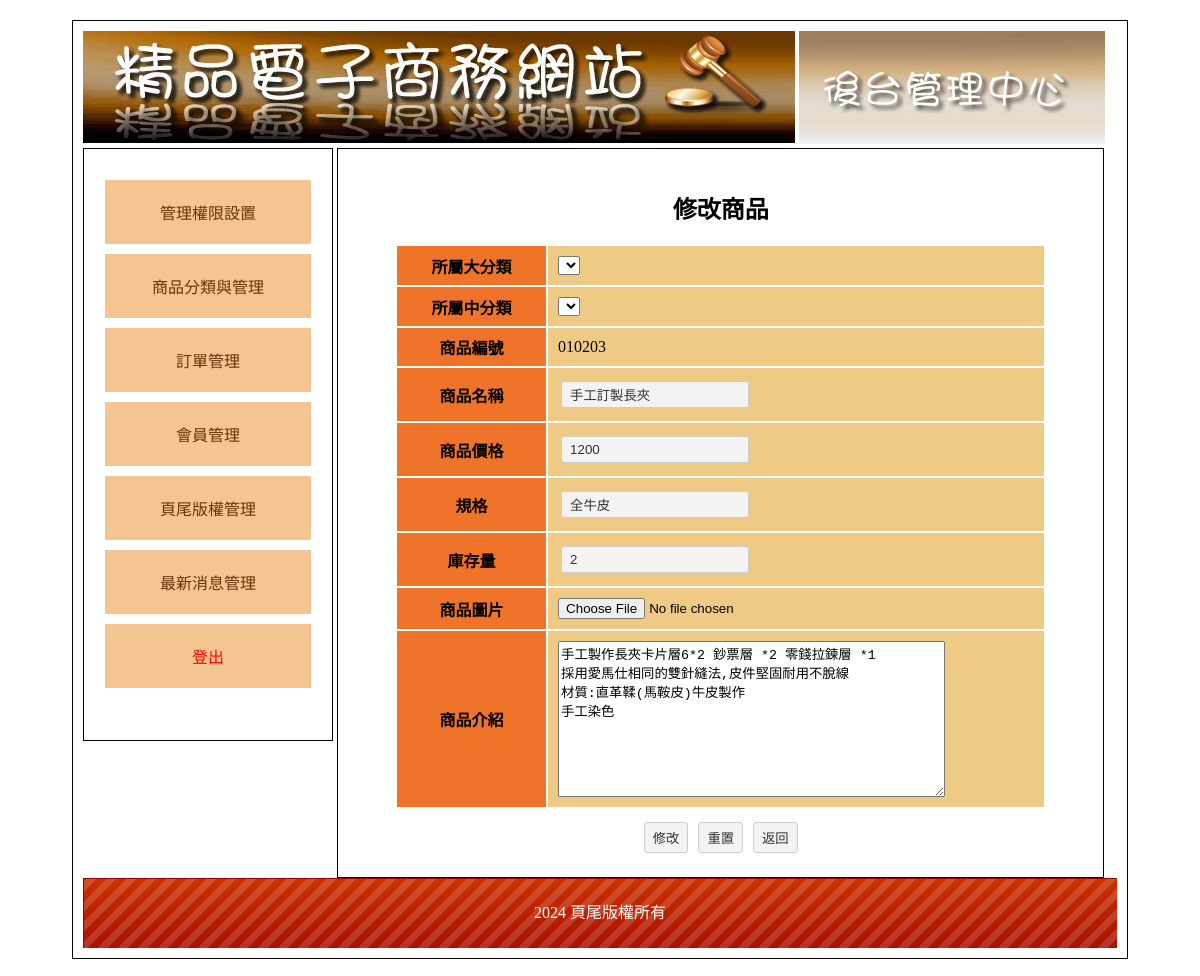
The app's page /back.php?do=edit_goods&id=1 with its own data.
### tables this page shows
CREATE TABLE `goods` (
  `id` int(10) UNSIGNED NOT NULL,
  `no` text NOT NULL,
  `name` text NOT NULL,
  `price` int(11) NOT NULL,
  `spec` text NOT NULL,
  `stock` int(11) NOT NULL,
  `img` text NOT NULL,
  `intro` text NOT NULL,
  `big` int(10) NOT NULL,
  `mid` int(10) NOT NULL,
  `sh` int(1) NOT NULL
);

CREATE TABLE `bottom` (
  `id` int(10) UNSIGNED NOT NULL,
  `bottom` text NOT NULL
);

### api/db.php (called while the page is built, shortened)
<?php
class DB
{
    protected $dsn = "mysql:host=localhost;charset=utf8;dbname=db03";
    protected $pdo;
    protected $table;
    public function __construct($table)
    {
        $this->table = $table;
        $this->pdo = new PDO($this->dsn, 'root', '');
    }
    function find($id)
    {
        $sql = "select * from `$this->table` ";
        if (is_array($id)) {
            $tmp = $this->a2s($id);
            $sql .= " where " . join(" && ", $tmp);
        } else if (is_numeric($id)) {
            $sql .= " where `id`='$id'";
        }
        $row = $this->pdo->query($sql)->fetch(PDO::FETCH_ASSOC);
        return $row;
    }
}
$Bottom = new DB('bottom');
$Goods = new DB('goods');
?>

### back/edit_goods.php (the view, shortened to what this page needs)
<h2 class="ct">修改商品</h2>
<?php
$goods=$Goods->find($_GET['id']);
?>
<form action="./api/save_goods.php" method="post" enctype="multipart/form-data">
    <table class="all">
        <tr>
            <th class="tt ct">所屬大分類</th>
            <td class="pp">
                <select name="big" id="big"></select>
            </td>
        </tr>
        <tr>
            <th class="tt ct">所屬中分類</th>
            <td class="pp">
                <select name="mid" id="mid"></select>
            </td>
        </tr>
        <tr>
            <th class="tt ct">商品編號</th>
            <td class="pp"><?=$goods['no'];?></td>
        </tr>
        <tr>
            <th class="tt ct">商品名稱</th>
            <td class="pp"><input type="text" name="name" value="<?=$goods['name'];?>"></td>
        </tr>
        <tr>
            <th class="tt ct">商品價格</th>
            <td class="pp"><input type="text" name="price" value="<?=$goods['price'];?>"></td>
        </tr>
        <tr>
            <th class="tt ct">規格</th>
            <td class="pp"><input type="text" name="spec" value="<?=$goods['spec'];?>"></td>
        </tr>
        <tr>
            <th class="tt ct">庫存量</th>
            <td class="pp"><input type="text" name="stock" value="<?=$goods['stock'];?>"></td>
        </tr>
        <tr>
            <th class="tt ct">商品圖片</th>
            <td class="pp"><input type="file" name="img" value=""></td>
        </tr>
        <tr>
            <th class="tt ct">商品介紹</th>
            <td class="pp"><textarea name="intro" style="width:80%;height:150px;"><?=$goods['intro'];?></textarea></td>
        </tr>
    </table>
    <div class="ct">
        <input type="submit" value="修改">
        <input type="reset" value="重置">
        <input type="button" value="返回" onclick="location.href='?do=th'">
    </div>
</form>

### back.php (shortened to what this page needs)
<?php include_once './api/db.php'; ?>
<!DOCTYPE html PUBLIC "-//W3C//DTD XHTML 1.0 Transitional//EN" "http://www.w3.org/TR/xhtml1/DTD/xhtml1-transitional.dtd">
<html xmlns="http://www.w3.org/1999/xhtml">
<head>
	<link href="./css/css.css" rel="stylesheet" type="text/css">
</head>
<body>
	<div id="main">
		<div id="top">
			<a href="index.php">
				<img src="./icon/0416.jpg">
			</a>
			<img src="./icon/0417.jpg">
		</div>
		<div id="left" class="ct">
			<div style="min-height:400px;">
				<a href="?do=admin">管理權限設置</a>
				<a href="?do=th">商品分類與管理</a>
				<a href="?do=order">訂單管理</a>
				<a href="?do=mem">會員管理</a>
				<a href="?do=bot">頁尾版權管理</a>
				<a href="?do=news">最新消息管理</a>
				<a href="./api/logout.php" style="color:#f00;">登出</a>
			</div>
		</div>
		<div id="right">
			<?php
			$do = $_GET['do'] ?? 'admin';
			$file = "./back/{$do}.php";
			if (file_exists($file)) {
				include $file;
			} else {
				include "./back/admin.php";
			}
			?>
		</div>
		<div id="bottom" style="line-height:70px; color:#FFF; background:url(icon/bot.png);" class="ct">
			<?= $Bottom->find(1)['bottom']; ?></div>
	</div>
</body>
</html>

### css/css.css (style rules this page uses)
body { font-family: "微軟正黑體"; }
#main { width: 1034px; padding: 10px; margin: 20px auto 20px auto; border: #000 solid 1px; min-height: 768px; }
#top a { color: #CE631C; text-decoration: none; }
#left { display: inline-block; width: 20%; padding: 2%; min-height: 550px; vertical-align: top; border: #000 1px solid; }
#left a { display: block; padding: 20px 5px 20px 5px; text-decoration: none; background: #F4C591; margin: 10px auto 10px auto; color: #65350A; }
.ct { text-align: center; }
#right { display: inline-block; width: 70%; padding: 2%; min-height: 550px; border: #000 1px solid; }
#bottom { height: 70px; background: url(../icon/bot.png); background-size: cover; }
.all { width: 90%; margin: 10px auto 10px auto; }
.all td { min-width: 50px; padding: 10px; }
.tt { background: #EF7429; }
.pp { background: #EFCA85; }
input[type=text], input[type=password], input[type=submit], button, .button, input[type=reset], input[type=button], select，textarea, input[type=number] { background: #F3F3F3; border: #CCC 1px solid; border-radius: 3px; padding: 5px 8px 5px 8px; text-decoration: none; margin: 3px; color: #333; }
input[type=text], input[type=password] { width: 170px; }

### records on screen
goods: no "010203", name "手工訂製長夾", price "1200", spec "全牛皮", stock "2", intro "手工製作長夾卡片層6*2 鈔票層 *2 零錢拉鍊層 *1 採用愛馬仕相同的雙針縫法,皮件堅固耐用不脫線 材質:直革鞣(馬鞍皮)牛皮製作 手工染色"
bottom: bottom "2024 頁尾版權所有"
